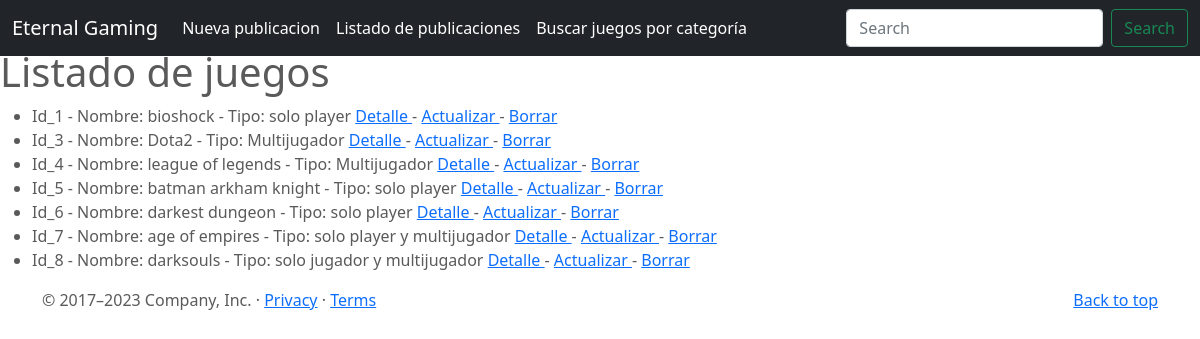
Page /juegos/ on the earlier database version.
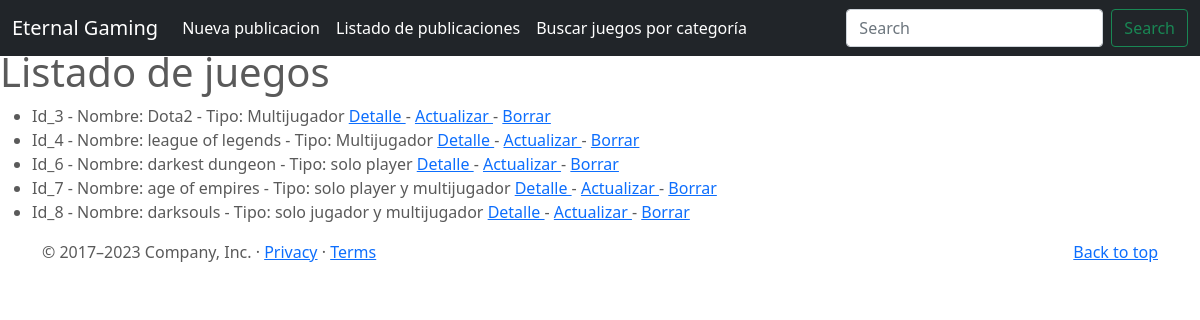
Same page on the later database version.
### entrega_final_app/models.py (models this page shows, shortened)
class Juegos(models.Model):
    nombre = models.CharField(max_length=50)
    tipo = models.CharField(max_length=50)
    rating = models.CharField(max_length=2)
    categoria = models.CharField(max_length=50)
    opinion = models.TextField(max_length=500)

### entrega_final_app/views.py (the view)
# urls.py: path('juegos/',mostrar_juegos, name = "juegos"),
def mostrar_juegos(request):
    juegos = Juegos.objects.all()
    total_juegos = len(juegos)
    context = {
        "juegos": juegos,
        "total_juegos":total_juegos,
        "form": JuegosForm(),
    }
    return render(request, "entrega_final_app/juegos.html", context)

### entrega_final_app/forms.py
class JuegosForm (forms.Form):
    nombre = forms.CharField(max_length=50)
    tipo = forms.CharField(max_length=50)
    rating = forms.CharField(max_length=2)
    categoria = forms.CharField(max_length=50)
    opinion = forms.CharField(max_length=100)

### entrega_final_app/templates/entrega_final_app/juegos.html (shortened to what this page needs)
{% extends 'entrega_final_app/base.html'%}
{%block titulo%} Listado de juegos {%endblock%}
{%block listado%}
    <ul>
        {%  for juego in juegos %}
        <li>
            Id_{{juego.id}} - Nombre:  {{juego.nombre}} - Tipo: {{juego.tipo}}
            <a href="{% url 'juegos-detail' juego.id %}"> Detalle </a>
            -
            <a href="{% url 'juegos-update' juego.id %}"> Actualizar </a>
            -
            <a href="{% url 'juegos-delete' juego.id %}"> Borrar </a>
        </li>
        {% endfor %}
    </ul>
{% endblock %}

### entrega_final_app/templates/entrega_final_app/base.html (shortened to what this page needs)
<!DOCTYPE html>
<html lang="en">
<head>
  {% load static %}
<link href="{% static 'entrega_final_app/css/bootstrap.min.css' %}" rel="stylesheet">
    <link href="{% static 'entrega_final_app/css/juegos.css' %}" rel="stylesheet">
  </head>
  <body>
<header>
  <nav class="navbar navbar-expand-md navbar-dark fixed-top bg-dark">
    <div class="container-fluid">
      <a class="navbar-brand" href="{% url 'index' %}">Eternal Gaming</a>
      <div class="collapse navbar-collapse" id="navbarCollapse">
        <ul class="navbar-nav me-auto mb-2 mb-md-0">
          <li class="nav-item">
            <a class="nav-link active" aria-current="page" href="{% url 'juegos-create' %}">Nueva publicacion</a>
          </li>
          <li class="nav-item">
            <a class="nav-link active" aria-current="page" href="{% url 'juegos' %}">Listado de publicaciones</a>
        </li>
          <li class="nav-item">
            <a class="nav-link active" aria-current="page" href="{% url 'juegos-list' %}">Buscar juegos por categoría</a>
          </li>
        </ul>
        <form class="d-flex">
          <input class="form-control me-2" type="search" placeholder="Search" aria-label="Search">
          <button class="btn btn-outline-success" type="submit">Search</button>
        </form>
      </div>
    </div>
  </nav>
</header>
<h1>{% block titulo %}  {% endblock %}</h1>
{% block listado %}  {% endblock %}
  <footer class="container">
    <p class="float-end"><a href="https://getbootstrap.com/docs/5.0/examples/juegos/#">Back to top</a></p>
    <p>© 2017–2023 Company, Inc. · <a href="https://getbootstrap.com/docs/5.0/examples/juegos/#">Privacy</a> · <a href="https://getbootstrap.com/docs/5.0/examples/juegos/#">Terms</a></p>
  </footer>
</body></html>

### entrega_final_app/static/entrega_final_app/css/juegos.css (style rules this page uses)
body { padding-top: 3rem; padding-bottom: 3rem; color: #5a5a5a; }

Differences in the rows shown:
removed Juegos: id "1", nombre "bioshock", tipo "solo player"
removed Juegos: id "5", nombre "batman arkham knight", tipo "solo player"
